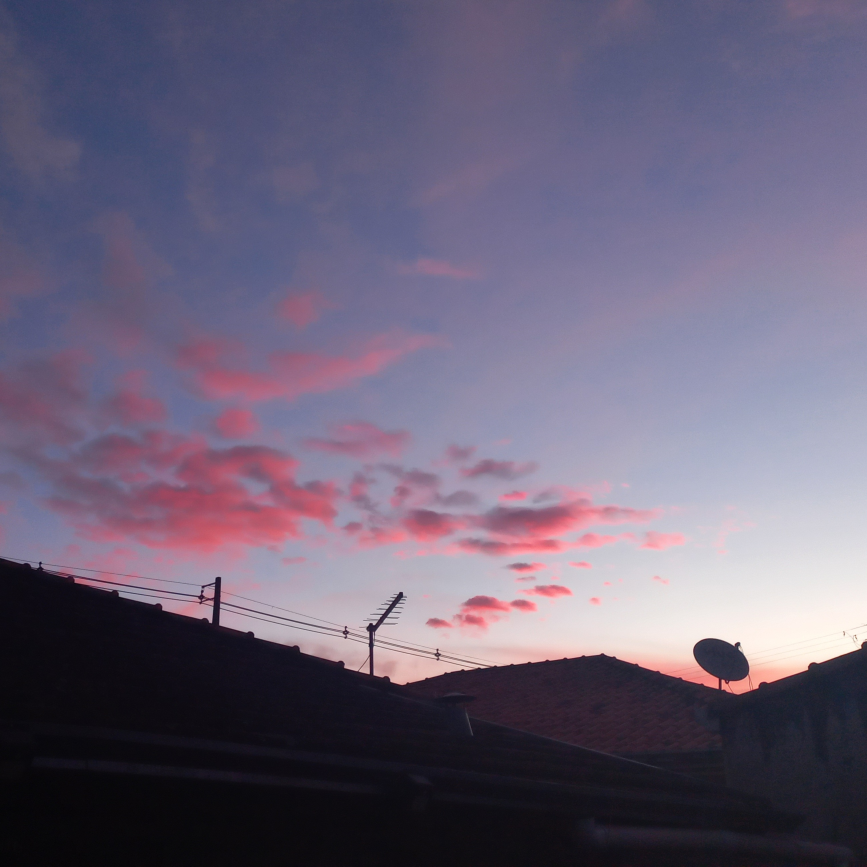
#> input picture ImagensOriginais/1.jpg, 2600 x 2600 px (shown at 1/3 size); its folder holds only this picture in this run
$ python preProcessador.py
#> lines starting #> are read from the running program, lines starting #| are printed output that depends on the picture
import cv2

for i in range(1, 56):
    caminho = f"ImagensOriginais/{i}.jpg"
    print(caminho)

    imagem = cv2.imread(caminho)
#> imagem is the input picture: shape (2600, 2600, 3); mean B, G, R 119, 97.1, 105.9

    imagem = cv2.resize(imagem, (512, 512))
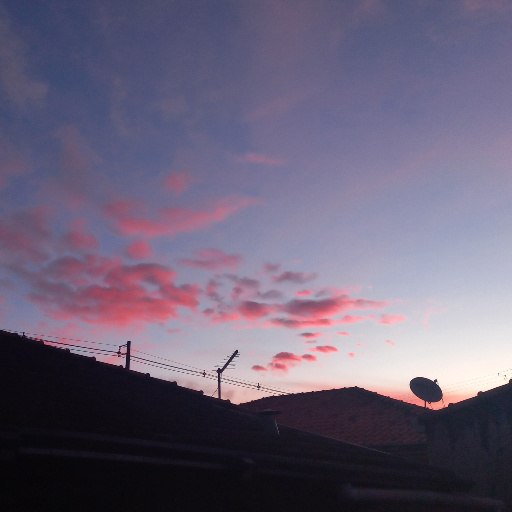
#> imagem: shape (512, 512, 3); mean B, G, R 118.9, 97, 105.8

    """ Mostra a imagem redimencionada """
    """ cv2.imshow("Imagem", imagem)
    cv2.waitKey(0) """

    vCinza = cv2.cvtColor(imagem, cv2.COLOR_BGR2GRAY)
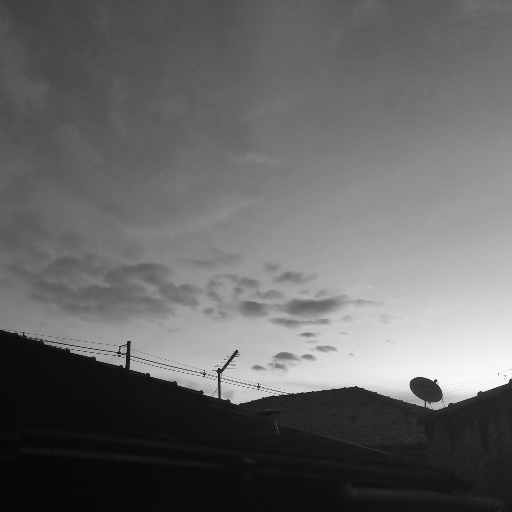
#> vCinza: shape (512, 512); min 3, max 251, mean 102.1
#> (the run stopped early here; a loop or call above may not have finished)
